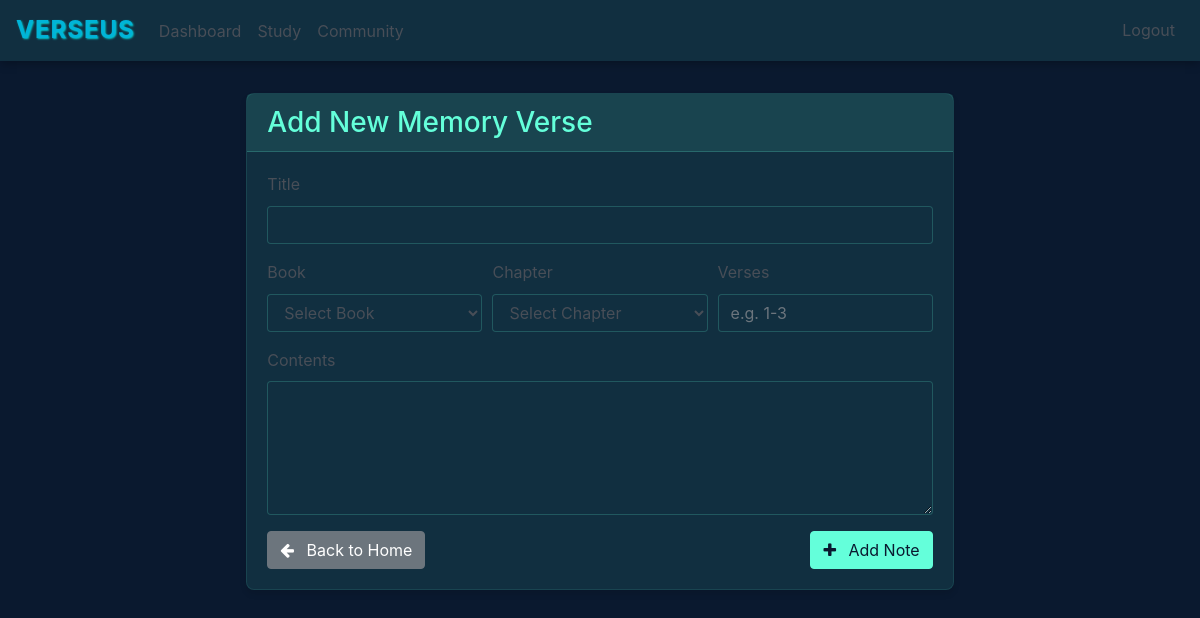
Before: /add-note?note_id=3&title=z&data=z+z+z (signed in) with the older database file.
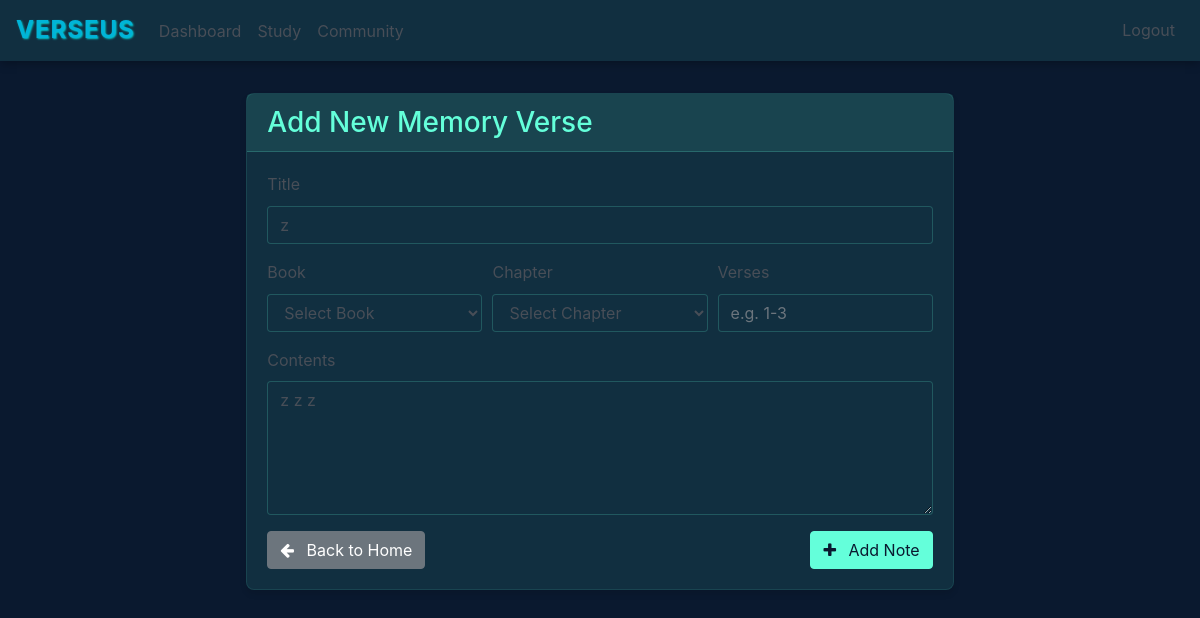
After: the same page with the newer database file.
### website/models.py (models this page shows)
class Note(db.Model):
    id = db.Column(db.Integer, primary_key=True)
    title = db.Column(db.String(100), default="Untitled Verse")
    data = db.Column(db.String(500))
    date = db.Column(db.DateTime(timezone=True), default=func.now())
    user_id = db.Column(db.Integer, db.ForeignKey('user.id'))
    data_blanked = db.Column(db.String(500))
    ref = db.Column(JSON)
    word_blank_positions = db.Column(JSON)
    completions = db.Column(db.Integer, default=0)

### website/views.py (the view, shortened to what this page needs)
@views.route('/add-note', methods=['GET', 'POST'])
@login_required
def add_note():
    books_of_the_bible = [
    "Genesis", "Exodus", "Leviticus", "Numbers", "Deuteronomy",
    "Joshua", "Judges", "Ruth", "1 Samuel", "2 Samuel",
    "1 Kings", "2 Kings", "1 Chronicles", "2 Chronicles", "Ezra",
    "Nehemiah", "Esther", "Job", "Psalms", "Proverbs",
    "Ecclesiastes", "Song of Solomon", "Isaiah", "Jeremiah", "Lamentations",
    "Ezekiel", "Daniel", "Hosea", "Joel", "Amos",
    "Obadiah", "Jonah", "Micah", "Nahum", "Habakkuk",
    "Zephaniah", "Haggai", "Zechariah", "Malachi",
    "Matthew", "Mark", "Luke", "John", "Acts",
    "Romans", "1 Corinthians", "2 Corinthians", "Galatians", "Ephesians",
    "Philippians", "Colossians", "1 Thessalonians", "2 Thessalonians", "1 Timothy",
    "2 Timothy", "Titus", "Philemon", "Hebrews", "James",
    "1 Peter", "2 Peter", "1 John", "2 John", "3 John",
    "Jude", "Revelation"]
    note_id = request.args.get('note_id')
    if note_id:
        note = Note.query.get(note_id)
        if note:
            session['note_metadata'] = {
                'title': note.title,
                'data': note.data,
                'ref': note.ref
            }
    pre_filled = session.get('note_metadata', {})
    return render_template("add_note.html",
                         user=current_user,
                         books=books_of_the_bible,
                         pre_filled=pre_filled)

### website/templates/add_note.html (shortened to what this page needs)
{% extends "base.html" %}
{% block content %}
<div class="row justify-content-center">
    <div class="col-md-8">
        <div class="card">
            <div class="card-header">
                <h3 class="mb-0">Add New Memory Verse</h3>
            </div>
            <div class="card-body">
                <form method="POST">
                    <div class="form-group">
                        <label for="title">Title</label>
                        <input type="text" class="form-control" id="title" name="title" value="{{ pre_filled.title }}"
                            required>
                    </div>
                    <div class="form-row">
                        <div class="form-group col-md-4">
                            <label for="book">Book</label>
                            <select class="form-control" id="book" name="book" required>
                                <option value="">Select Book</option>
                            </select>
                        </div>
                        <div class="form-group col-md-4">
                            <label for="chapter">Chapter</label>
                            <select class="form-control" id="chapter" name="chapter" required>
                                <option value="">Select Chapter</option>
                            </select>
                        </div>
                        <div class="form-group col-md-4">
                            <label for="verses">Verses</label>
                            <input type="text" class="form-control" id="verses" name="verses" placeholder="e.g. 1-3"
                                value="{{ pre_filled.ref.split(':')[1] if pre_filled.ref and ':' in pre_filled.ref else '' }}"
                                required>
                        </div>
                    </div>
                    <div class="form-group">
                        <label for="note">Contents</label>
                        <textarea class="form-control" id="note" name="note" rows="5"
                            required>{{ pre_filled.data }}</textarea>
                    </div>
                    <div class="d-flex justify-content-between">
                        <a href="/" class="btn btn-secondary">
                            <i class="fa fa-arrow-left"></i> Back to Home
                        </a>
                        <button type="submit" class="btn btn-success">
                            <i class="fa fa-plus"></i> Add Note
                        </button>
                    </div>
                </form>
            </div>
        </div>
    </div>
</div>
{% endblock %}

Changed rows visible on the page:
added Note: note "z z z"
Other visible differences:
form field title: (not shown) → "z"
